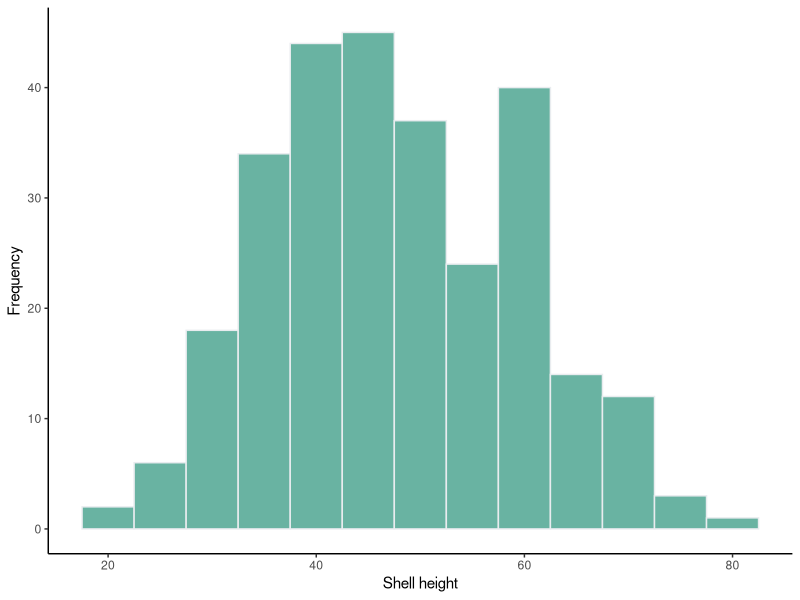
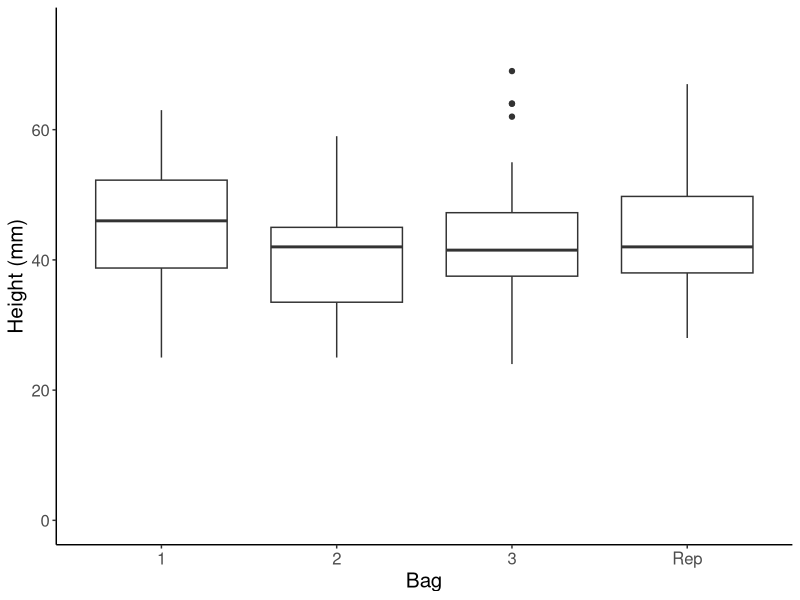
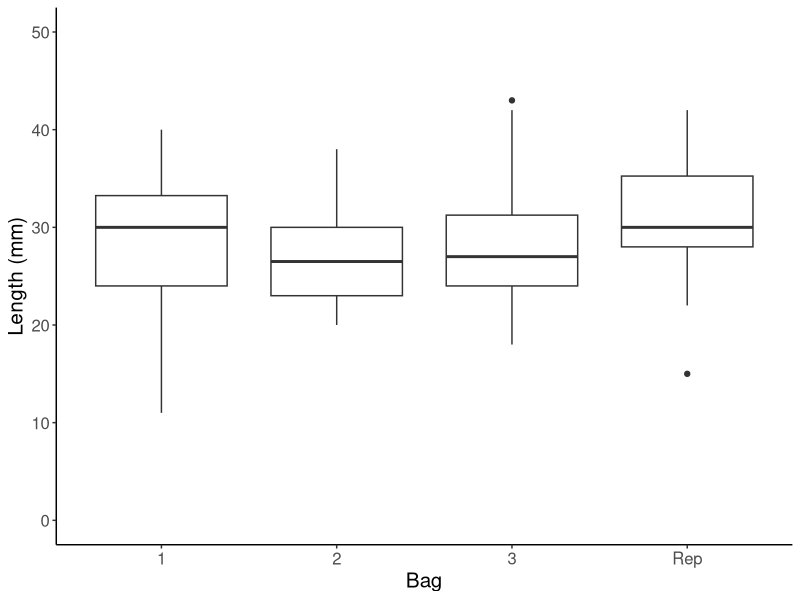
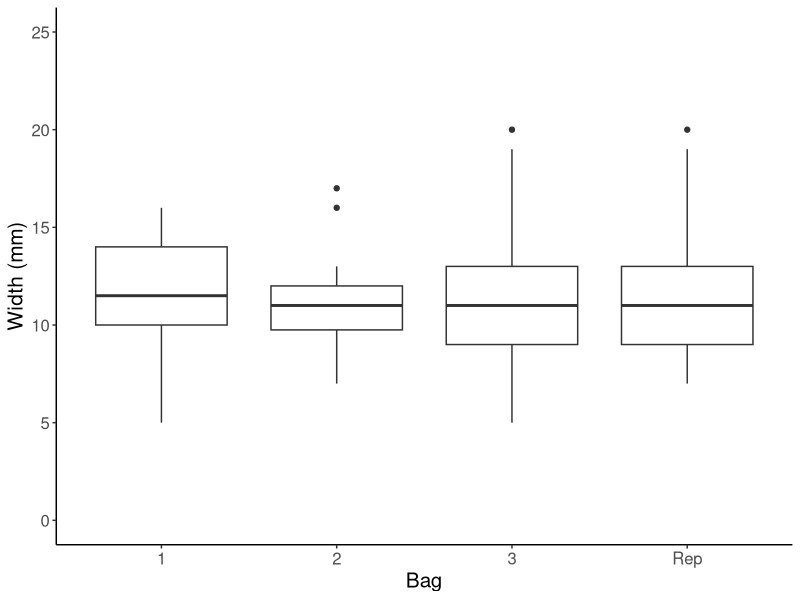
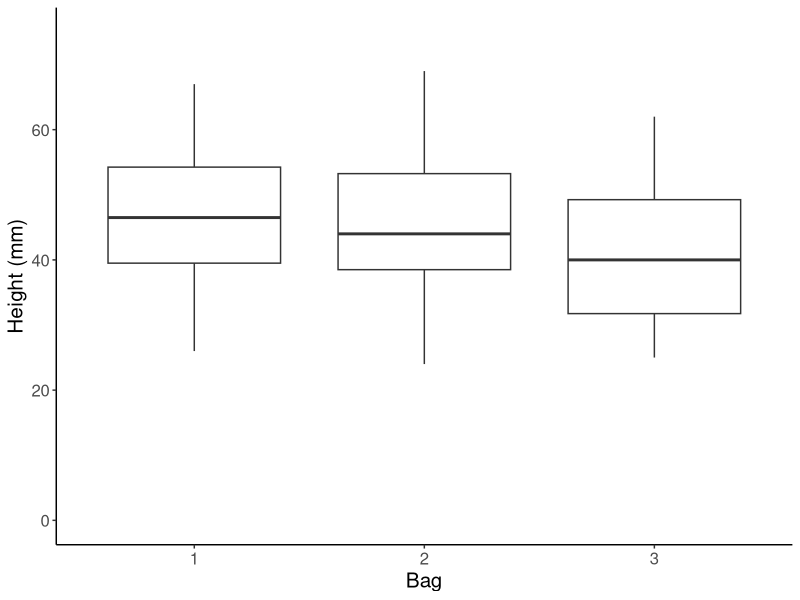
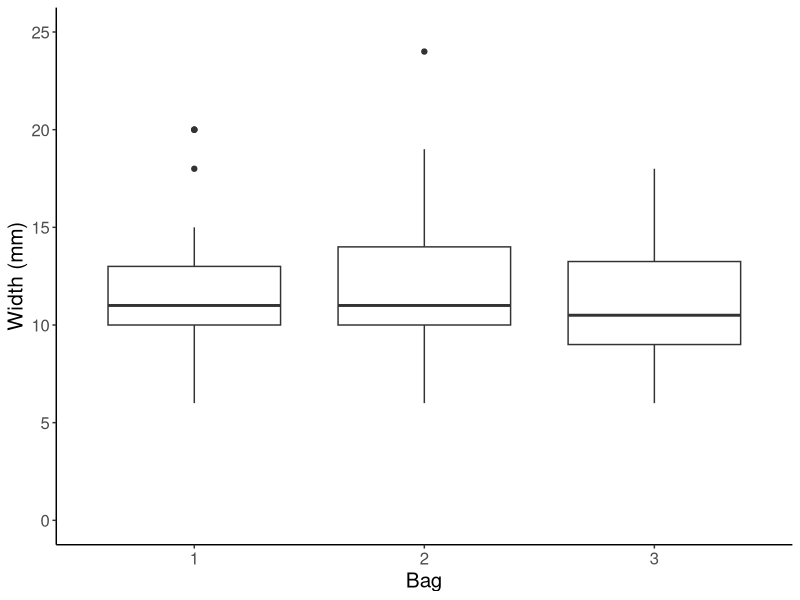
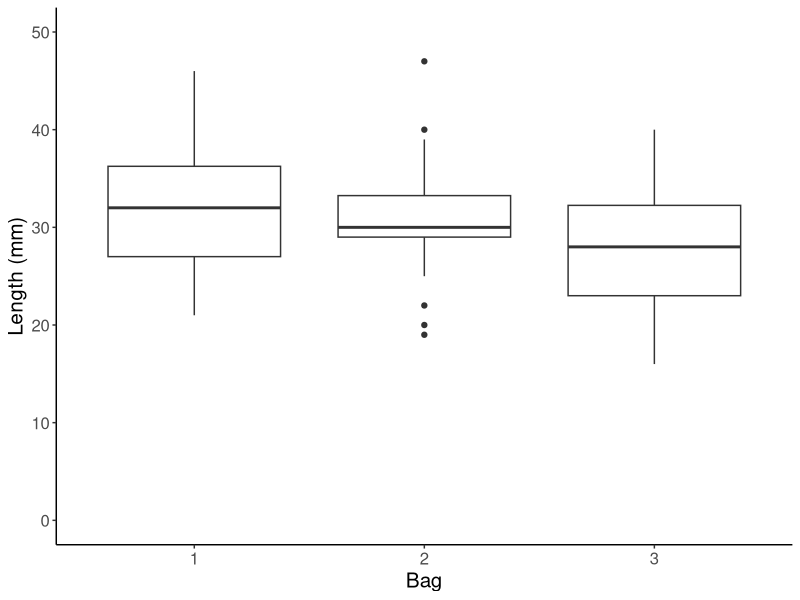
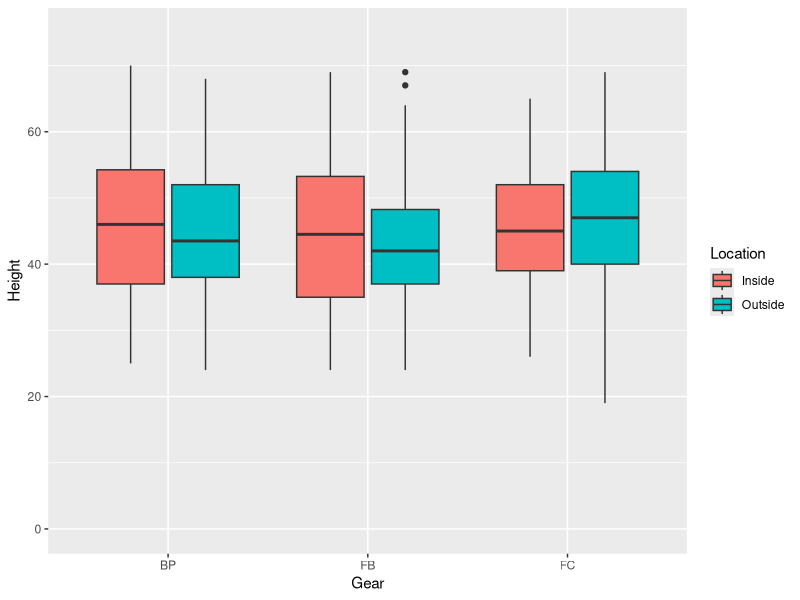

Reproduce these figures in R, in order.
## ---- chunk 1
initialHeights1<-c(63,32,48,61,71,41,58,69,33,34,70,61,61,51,39,45,61,60,61,67,60,55,40,69,55,29,60,46,46,53,75,42,21,35,72,61,48,46,47,73,55,31,43,37,52,56,52,40,63,48,50,19,59,59,47,63,41,41,26,35,48,64,44,60,40,49,47,35,55,45,60,42,42,46,49,56,48,45,40,37,60,59,37,28,51,61,45,35,26,54,41,44,58,39,41,47,34,47,50,52,55,43,44,45,41,26,50,38,41,58,42,37,36,48,28,24,32,29,45,70,64,67,24,35,63,56,41,37,47,55,38,75,47,43,40,39,65,50,42,42,40,60,28,36,60,64,48,48,50,49,33,34,40,43,59,46,30,38,58,43,45,35,34,37,48,58,58,42,46,57,44,24,40,40,41,37,59,57,68,40,45,49,50,35,35,30,36,30,32,70,34,41,54,29,43,52,32,37,38,70,42,32,56,37,35,58,50,38,42,43,55,60,43,68,46,60,53,55,59,55,32,50,41,64,37,59,57,52,55,50,38,60,61,37,60,62,55,45,63,47,35,62,61,65,36,62,59,42,39,49,35,50,49,46,43,45,34,44,44,30,41,49,45,41,42,48,32,80,69,69,50,46,57,45,59,63,56,51,45,51)
## ---- chunk 2
oysterAvgInitial<-mean(initialHeights1)
oysterAvgInitial
initialHeightSD<-sd(initialHeights1)
initialHeightSD
shapiro.test(initialHeights1)
## ---- chunk 3
upperLimit<-oysterAvgInitial+2*initialHeightSD
upperLimit
lowerLimit<-oysterAvgInitial-2*initialHeightSD
lowerLimit
## ---- chunk 4
initialHeights<-data.frame(initialHeights1)
## ---- chunk 5
library(ggplot2)
ggplot(initialHeights,aes(x=initialHeights1))+geom_histogram(binwidth = 5, fill="#69b3a2", color="#e9ecef")+theme_classic()+xlab("Shell height")+ylab("Frequency")
## ---- chunk 6
SamplingOne<-read.csv("6_14_22_including_lost_bag.csv")
FBout<-SamplingOne[SamplingOne$Treatment == "FBo",]
library(car)
NewBag<-as.character(FBout$Bag)
FBout$Bag<-NewBag
height.levene<-leveneTest(Height~Bag, data=FBout)
## ---- chunk 7
bag1height<- FBout[FBout$Bag == "1","Height"]
bag1height.normality<-shapiro.test(bag1height) #Normal
bag2height<- FBout[FBout$Bag == "2","Height"]
bag2height.normality<-shapiro.test(bag2height) #Normal
bag3height<- FBout[FBout$Bag == "3","Height"]
bag3height.normality<-shapiro.test(bag3height) #Normal
bag4height<- FBout[FBout$Bag == "Rep","Height"]
bag4height.normality<-shapiro.test(bag4height) #Normal
## ---- chunk 8
length.levene<-leveneTest(Length~Bag, data=FBout)
## ---- chunk 9
bag1length<- FBout[FBout$Bag == "1","Length"]
bag1length.normality<-shapiro.test(bag1length) #Normal
bag2length<- FBout[FBout$Bag == "2","Length"]
bag2length.normality<-shapiro.test(bag2length) #Normal
bag3length<- FBout[FBout$Bag == "3","Length"]
bag3length.normality<-shapiro.test(bag3length) #Normal
bag4length<- FBout[FBout$Bag == "Rep","Length"]
bag4length.normality<-shapiro.test(bag4length) #Normal
## ---- chunk 10
width.levene<-leveneTest(Width~Bag, data=FBout)
## ---- chunk 11
bag1width<- FBout[FBout$Bag == "1","Width"]
bag1width.normality<-shapiro.test(bag1width) #Normal
bag2width<- FBout[FBout$Bag == "2","Width"]
bag2width.normality<-shapiro.test(bag2width) #Not normal, p=0.0231
bag3width<- FBout[FBout$Bag == "3","Width"]
bag3width.normality<-shapiro.test(bag3width) #Normal
bag4width<- FBout[FBout$Bag == "Rep","Width"]
bag4width.normality<-shapiro.test(bag4width) #Not normal, p=0.04589
## ---- chunk 12
HeightResults<-aov(Height~Bag, data=FBout)
summary(HeightResults)
shapiro.test(HeightResults$residuals)
## ---- chunk 13
LengthResults<-aov(Length~Bag, data=FBout)
summary(LengthResults)
shapiro.test(LengthResults$residuals)
## ---- chunk 14
kruskal.test(Width~Bag, data=FBout)
## ---- chunk 15
ggplot(data = FBout, aes(x = Bag, y = Height))+geom_boxplot()+theme_classic()+xlab("Bag")+ylab("Height (mm)")+theme(text = element_text(size=15))+scale_y_continuous(limits=c(0,75))
ggplot(data = FBout, aes(x = Bag, y = Length))+geom_boxplot()+theme_classic()+xlab("Bag")+ylab("Length (mm)")+theme(text = element_text(size=15))+scale_y_continuous(limits=c(0,50))
ggplot(data = FBout, aes(x = Bag, y = Width))+geom_boxplot()+theme_classic()+xlab("Bag")+ylab("Width (mm)")+theme(text = element_text(size=15))+scale_y_continuous(limits=c(0,25))
## ---- chunk 16
FBin<-SamplingOne[SamplingOne$Treatment == "FBi",]
#Testing variances (all good)
leveneTest(Height~Bag, data=FBin)
leveneTest(Length~Bag, data=FBin)
leveneTest(Width~Bag, data=FBin)

#Testing height for normality (assumption violated)
bag1height_in<- FBin[FBin$Bag == "1","Height"]
shapiro.test(bag1height_in)
bag2height_in<- FBin[FBin$Bag == "2","Height"]
shapiro.test(bag2height_in)
bag3height_in<- FBin[FBin$Bag == "3","Height"]
shapiro.test(bag3height_in) #p=0.04558

#Testing length for normality (all good)
bag1length_in<- FBin[FBin$Bag == "1","Length"]
shapiro.test(bag1length)
bag2length_in<- FBin[FBin$Bag == "2","Length"]
shapiro.test(bag2length_in)
bag3length_in<- FBin[FBin$Bag == "3","Length"]
shapiro.test(bag3length_in)

#Testing width for normality (assumptions violated)
bag1width_in<- FBin[FBin$Bag == "1","Width"]
shapiro.test(bag1width_in) #Bag 1 not normal, p<0.001
bag2width_in<- FBin[FBin$Bag == "2","Width"]
shapiro.test(bag2width_in) #Bag 2 not normal, p=0.02344
bag3width_in<- FBin[FBin$Bag == "3","Width"]
shapiro.test(bag3width_in) #Bag 3 good
## ---- chunk 17
#Testing for significant differences between inside FB
FBin.height.interbag<-kruskal.test(Height~Bag, data=FBin)
FBin.length.interbag<-aov(Length~Bag, data=FBin)
summary(FBin.length.interbag)
FBin.width.interbag<-kruskal.test(Width~Bag, data=FBin)
## ---- chunk 18
ggplot(data = FBin, aes(x = Bag, y = Height))+geom_boxplot()+theme_classic()+xlab("Bag")+ylab("Height (mm)")+theme(text = element_text(size=15))+scale_y_continuous(limits=c(0,75))

ggplot(data = FBin, aes(x = Bag, y = Width))+geom_boxplot()+theme_classic()+xlab("Bag")+ylab("Width (mm)")+theme(text = element_text(size=15))+scale_y_continuous(limits=c(0,25))
## ---- chunk 19
ggplot(data = FBin, aes(x = Bag, y = Length))+geom_boxplot()+theme_classic()+xlab("Bag")+ylab("Length (mm)")+theme(text = element_text(size=15))+scale_y_continuous(limits=c(0,50))
## ---- chunk 20
SamplingNew<-read.csv("6_14_22.csv")
ggplot(data = SamplingNew, aes(x = Gear, y = Height, fill=Location))+geom_boxplot()+scale_y_continuous(limits=c(0,75))
## ---- chunk 21
ggplot(data = SamplingNew, aes(x = Gear, y = Length, fill=Location))+geom_boxplot()+scale_y_continuous(limits=c(0,50))
## ---- chunk 22
ggplot(data = SamplingNew, aes(x = Gear, y = Width, fill=Location))+geom_boxplot()+scale_y_continuous(limits=c(0,25))
## ---- chunk 23
ggplot(data = SamplingNew, aes(x = Gear, y = Cup.ratio, fill=Location))+geom_boxplot()+scale_y_continuous(limits=c(0,0.5))
## ---- chunk 24
ggplot(data = SamplingNew, aes(x = Gear, y = Shell.shape, fill=Location))+geom_boxplot()+scale_y_continuous(limits=c(0,8))
## ---- chunk 25
initialCI_list<-c(5.360, 6.037, 6.472, 6.021, 4.267, 6.924, 5.585, 5.862, 8.023, 6.955, 4.720, 5.820, 6.929, 6.101, 6.953, 7.536, 6.938, 6.538, 6.370, 7.339)
initialCI<-data.frame(initialCI_list)
meanInitialCI<-mean(initialCI_list)
SDInitialCI<-sd(initialCI_list)
shapiro.test(initialCI_list)
## ---- chunk 26
ggplot(initialCI,aes(x=initialCI_list))+geom_histogram(bins = 8, fill="#69b3a2", color="#e9ecef")+theme_classic()+xlab("Condition index")+ylab("Frequency")
## ---- chunk 27
library(Hmisc)
library(plotrix)
library(plyr)

turbidity<-read.csv("turbidity.csv")

#Function to calculate mean and standard error
data_summary <- function(data, varname, groupnames){
  require(plyr)
  summary_func <- function(x, col){
    c(mean = mean(x[[col]], na.rm=TRUE),
      SE = std.error(x[[col]], na.rm=TRUE))
  }
  data_sum<-ddply(data, groupnames, .fun=summary_func,
                  varname)
  #data_sum <- rename(data_sum, c("mean" = varname))
  return(data_sum)
}
#Create summary data frame
df2<-data_summary(turbidity, "Turbidity", 
                    groupnames=c("Date", "Location"))

#Convert date to factor variable
df2$Date=as.factor(df2$Date)

#Plot
ggplot(df2, aes(x=Date, y=mean, group=Location, color=Location)) + 
  geom_line() +
  geom_point()+
  geom_errorbar(aes(ymin=mean-SE, ymax=mean+SE), width=.2,
                position=position_dodge(0.05))+theme_classic()+scale_y_continuous(limits=c(0,4))+ylab("Turbidity (NTU)")+xlab("")
